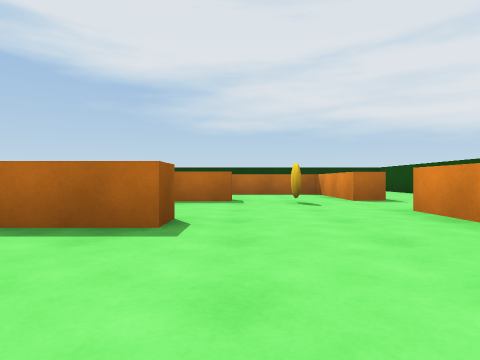
view 1 (above)

16 first-person views from a walk through a Unity game level. The camera is 0.64 m above the floor, looks level and sees 75° across. The floor is counted in squares, 2 m on a side. Each view is taken from the middle of a square. On the plan, view 1 faces up. The plan holds only what a view shows up to about 9 squares ahead; the rest is blank. The player character is not drawn.

view 2
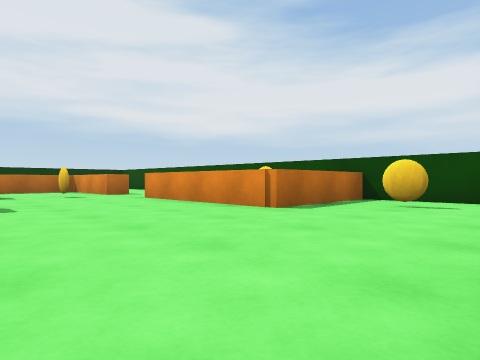

view 3
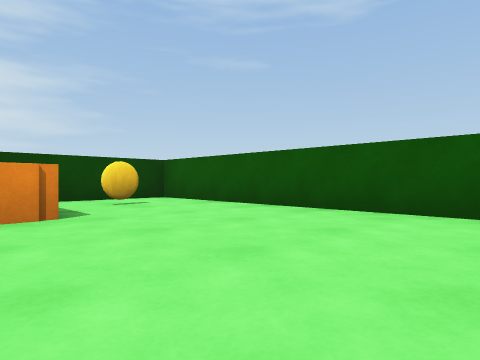

view 4
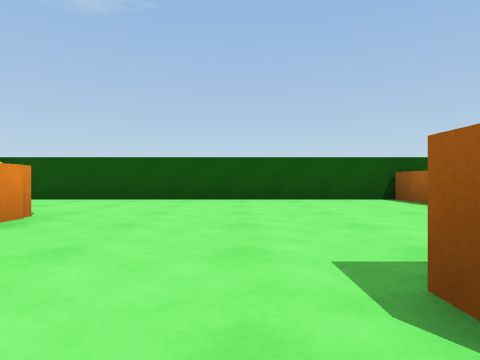

view 5
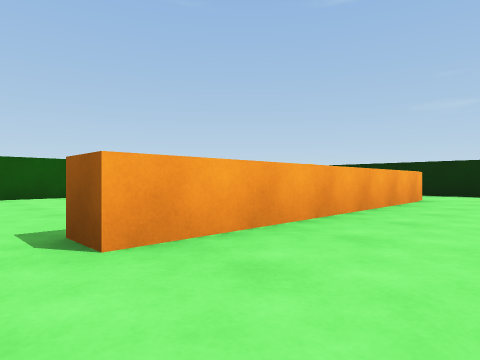

view 6
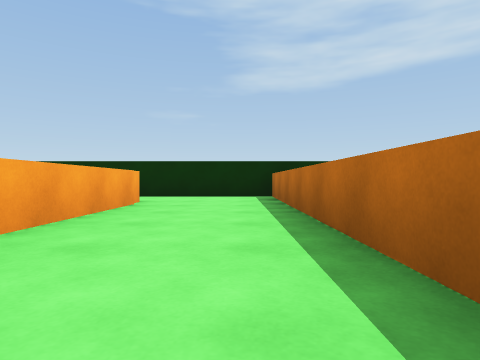

view 7
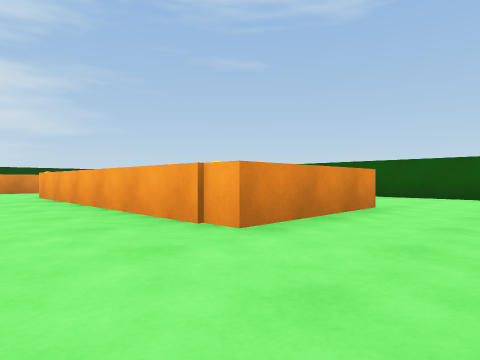

view 8
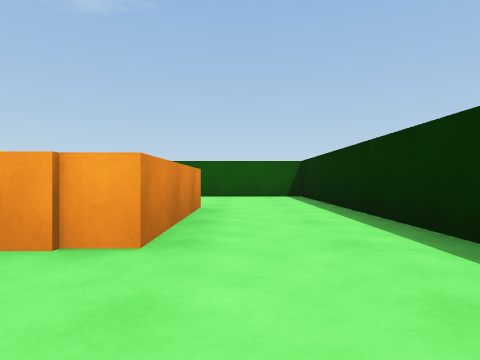

view 9
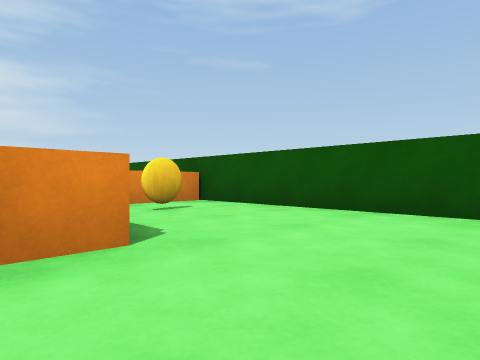

view 10
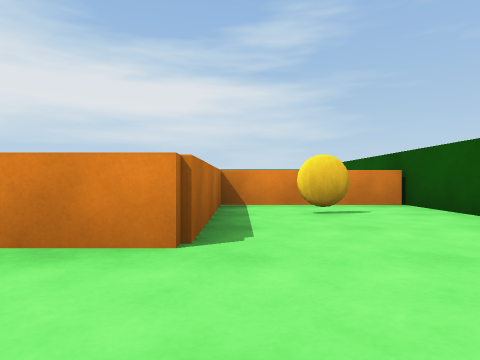

view 11
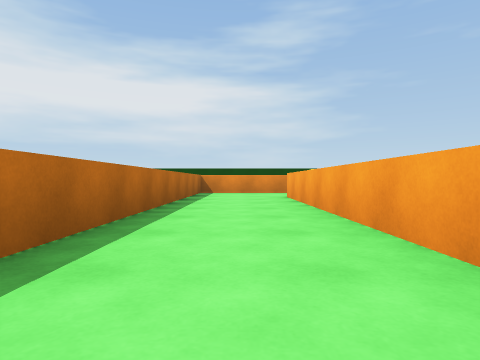

view 12
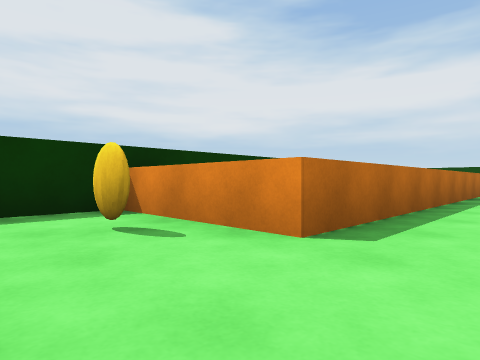

view 13
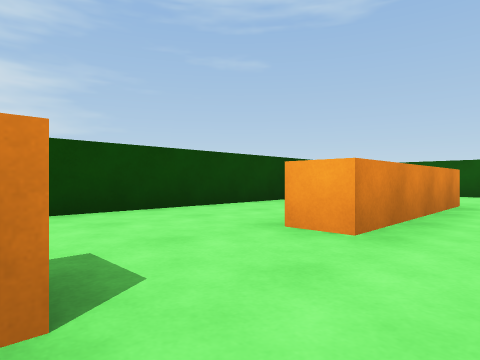

view 14
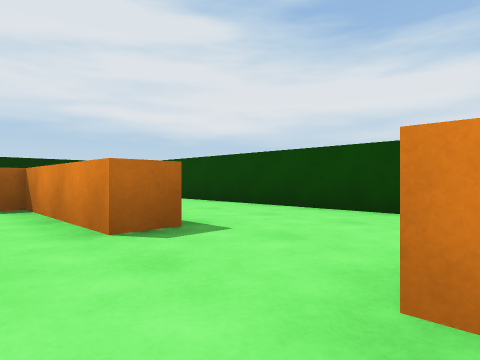

view 15
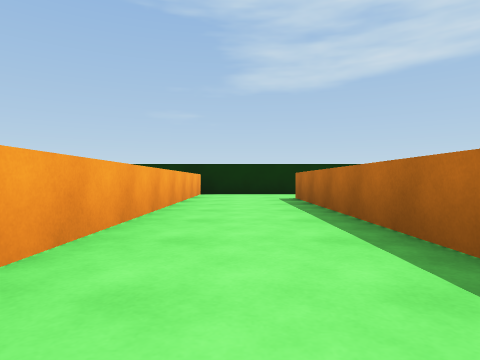

view 16
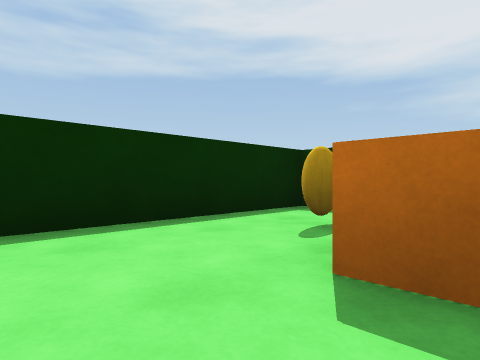

### Floor plan
Ten units are one square. View 1 is at (0, 0); x grows to the right and y downward. Boxes are objects, and circles mark ways between rooms. Rooms are numbered by the first view taken in them; rooms with no view inside come last. Other rooms are left out.
<svg viewBox="-77 -98 124 124">
<path fill="none" stroke="#000" d="M-25 11 -25 21M-5 -21 -16 -21M-30 21 41 21 41 1M42 -2 18 -2 18 -14M-72 -51 -72 21 -30 21 -30 -2 -55 -2 -55 -26 -5 -26 -5 -21M-1 -46 -69 -46M18 -14 18 -33M-55 -70 -55 -91M-51 -93 -72 -93 -72 -51M-70 -51 -55 -51M-55 -51 -1 -51M18 -48 18 -70 -55 -70"/>
<circle cx="5" cy="-20" r="3" fill="#2a7"/>
<circle cx="0" cy="-50" r="3" fill="#2a7"/>
<circle cx="-50" cy="-60" r="3" fill="#2a7"/>
<text x="0" y="10">1</text>
<text x="-40" y="-30">2</text>
<text x="-70" y="-80">3</text>
<text x="-20" y="-60">4</text>
</svg>
Room 1 opens to room 2. Room 2 opens to room 4. Room 3 opens to room 4.

Where each view was taken, in squares from view 1:
view 1: 0 up, 0 right, facing up
view 2: 2 down, 1 left, facing up-right
view 3: 1 up, 1 left, facing down-right
view 4: 3 up, 0 right, facing down
view 5: 4 up, 0 right, facing down-left
view 6: 4 up, 1 left, facing left
view 7: 4 up, 7 left, facing down-right
view 8: 4 up, 6 left, facing down
view 9: 1 up, 7 left, facing down-right
view 10: 0 up, 7 left, facing right
view 11: 6 up, 6 left, facing right
view 12: 6 up, 7 left, facing up-right
view 13: 5 up, 1 right, facing down-right
view 14: 3 up, 1 right, facing up-right
view 15: 6 up, 0 right, facing left
view 16: 6 up, 5 left, facing up-left
